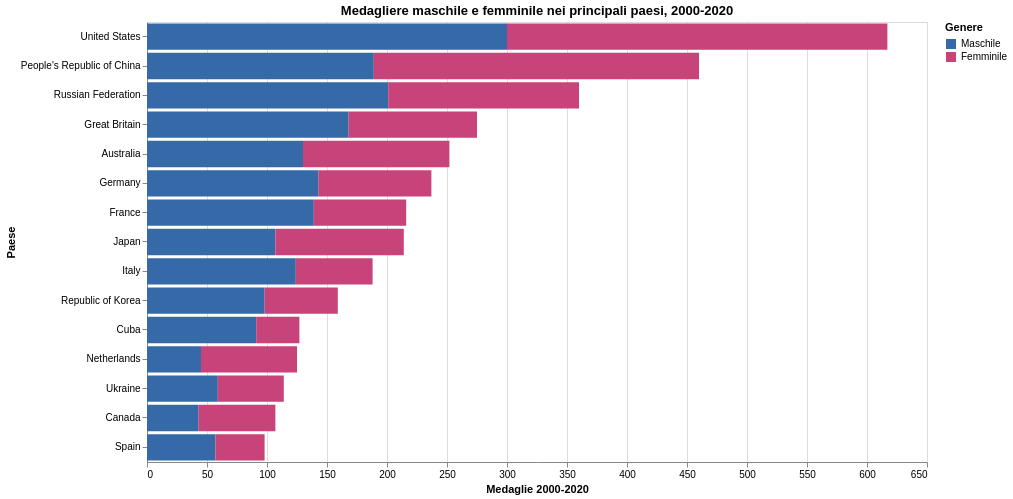

Write the Vega-Lite specification saved for this chart.
### Vega-Lite specification from a JSON file in a GitHub repository (floating-point values rounded to 4 significant figures)
{"config": {"view": {"continuousWidth": 300, "continuousHeight": 300}}, "data": {"name": "data-82fddf6cebc05d44dd1727b8dc6228b6"}, "mark": {"type": "bar"}, "encoding": {"color": {"field": "genere", "scale": {"domain": ["Maschile", "Femminile"], "range": ["#3569a8", "#c7437a"]}, "title": "Genere", "type": "nominal"}, "tooltip": [{"field": "country", "title": "Paese", "type": "nominal"}, {"field": "genere", "title": "Genere", "type": "nominal"}, {"field": "medaglie", "format": ",.0f", "title": "Medaglie", "type": "quantitative"}, {"field": "quota_femminile", "format": ".1%", "title": "Quota femminile", "type": "quantitative"}], "x": {"field": "medaglie", "title": "Medaglie 2000-2020", "type": "quantitative"}, "y": {"field": "country", "sort": "-x", "title": "Paese", "type": "nominal"}}, "height": 440, "title": "Medagliere maschile e femminile nei principali paesi, 2000-2020", "width": 780, "$schema": "https://vega.github.io/schema/vega-lite/v6.4.1.json", "datasets": {"data-82fddf6cebc05d44dd1727b8dc6228b6": [{"country": "United States", "country_noc": "USA", "medaglie_totali": 644.0, "quota_femminile": 0.5138, "genere": "Maschile", "medaglie": 300.0}, {"country": "People's Republic of China", "country_noc": "CHN", "medaglie_totali": 472.0, "quota_femminile": 0.5891, "genere": "Maschile", "medaglie": 189.0}, {"country": "Russian Federation", "country_noc": "RUS", "medaglie_totali": 360.0, "quota_femminile": 0.4417, "genere": "Maschile", "medaglie": 201.0}, {"country": "Great Britain", "country_noc": "GBR", "medaglie_totali": 305.0, "quota_femminile": 0.3891, "genere": "Maschile", "medaglie": 168.0}, {"country": "Germany", "country_noc": "GER", "medaglie_totali": 269.0, "quota_femminile": 0.3966, "genere": "Maschile", "medaglie": 143.0}, {"country": "Australia", "country_noc": "AUS", "medaglie_totali": 264.0, "quota_femminile": 0.4841, "genere": "Maschile", "medaglie": 130.0}, {"country": "France", "country_noc": "FRA", "medaglie_totali": 224.0, "quota_femminile": 0.3565, "genere": "Maschile", "medaglie": 139.0}, {"country": "Japan", "country_noc": "JPN", "medaglie_totali": 217.0, "quota_femminile": 0.5, "genere": "Maschile", "medaglie": 107.0}, {"country": "Italy", "country_noc": "ITA", "medaglie_totali": 189.0, "quota_femminile": 0.3404, "genere": "Maschile", "medaglie": 124.0}, {"country": "Republic of Korea", "country_noc": "KOR", "medaglie_totali": 161.0, "quota_femminile": 0.3836, "genere": "Maschile", "medaglie": 98.0}, {"country": "Netherlands", "country_noc": "NED", "medaglie_totali": 138.0, "quota_femminile": 0.64, "genere": "Maschile", "medaglie": 45.0}, {"country": "Cuba", "country_noc": "CUB", "medaglie_totali": 127.0, "quota_femminile": 0.2835, "genere": "Maschile", "medaglie": 91.0}, {"country": "Ukraine", "country_noc": "UKR", "medaglie_totali": 116.0, "quota_femminile": 0.4825, "genere": "Maschile", "medaglie": 59.0}, {"country": "Canada", "country_noc": "CAN", "medaglie_totali": 110.0, "quota_femminile": 0.5981, "genere": "Maschile", "medaglie": 43.0}, {"country": "Spain", "country_noc": "ESP", "medaglie_totali": 104.0, "quota_femminile": 0.4184, "genere": "Maschile", "medaglie": 57.0}, {"country": "United States", "country_noc": "USA", "medaglie_totali": 644.0, "quota_femminile": 0.5138, "genere": "Femminile", "medaglie": 317.0}, {"country": "People's Republic of China", "country_noc": "CHN", "medaglie_totali": 472.0, "quota_femminile": 0.5891, "genere": "Femminile", "medaglie": 271.0}, {"country": "Russian Federation", "country_noc": "RUS", "medaglie_totali": 360.0, "quota_femminile": 0.4417, "genere": "Femminile", "medaglie": 159.0}, {"country": "Great Britain", "country_noc": "GBR", "medaglie_totali": 305.0, "quota_femminile": 0.3891, "genere": "Femminile", "medaglie": 107.0}, {"country": "Germany", "country_noc": "GER", "medaglie_totali": 269.0, "quota_femminile": 0.3966, "genere": "Femminile", "medaglie": 94.0}, {"country": "Australia", "country_noc": "AUS", "medaglie_totali": 264.0, "quota_femminile": 0.4841, "genere": "Femminile", "medaglie": 122.0}, {"country": "France", "country_noc": "FRA", "medaglie_totali": 224.0, "quota_femminile": 0.3565, "genere": "Femminile", "medaglie": 77.0}, {"country": "Japan", "country_noc": "JPN", "medaglie_totali": 217.0, "quota_femminile": 0.5, "genere": "Femminile", "medaglie": 107.0}, {"country": "Italy", "country_noc": "ITA", "medaglie_totali": 189.0, "quota_femminile": 0.3404, "genere": "Femminile", "medaglie": 64.0}, {"country": "Republic of Korea", "country_noc": "KOR", "medaglie_totali": 161.0, "quota_femminile": 0.3836, "genere": "Femminile", "medaglie": 61.0}, {"country": "Netherlands", "country_noc": "NED", "medaglie_totali": 138.0, "quota_femminile": 0.64, "genere": "Femminile", "medaglie": 80.0}, {"country": "Cuba", "country_noc": "CUB", "medaglie_totali": 127.0, "quota_femminile": 0.2835, "genere": "Femminile", "medaglie": 36.0}, {"country": "Ukraine", "country_noc": "UKR", "medaglie_totali": 116.0, "quota_femminile": 0.4825, "genere": "Femminile", "medaglie": 55.0}, {"country": "Canada", "country_noc": "CAN", "medaglie_totali": 110.0, "quota_femminile": 0.5981, "genere": "Femminile", "medaglie": 64.0}, {"country": "Spain", "country_noc": "ESP", "medaglie_totali": 104.0, "quota_femminile": 0.4184, "genere": "Femminile", "medaglie": 41.0}]}}
